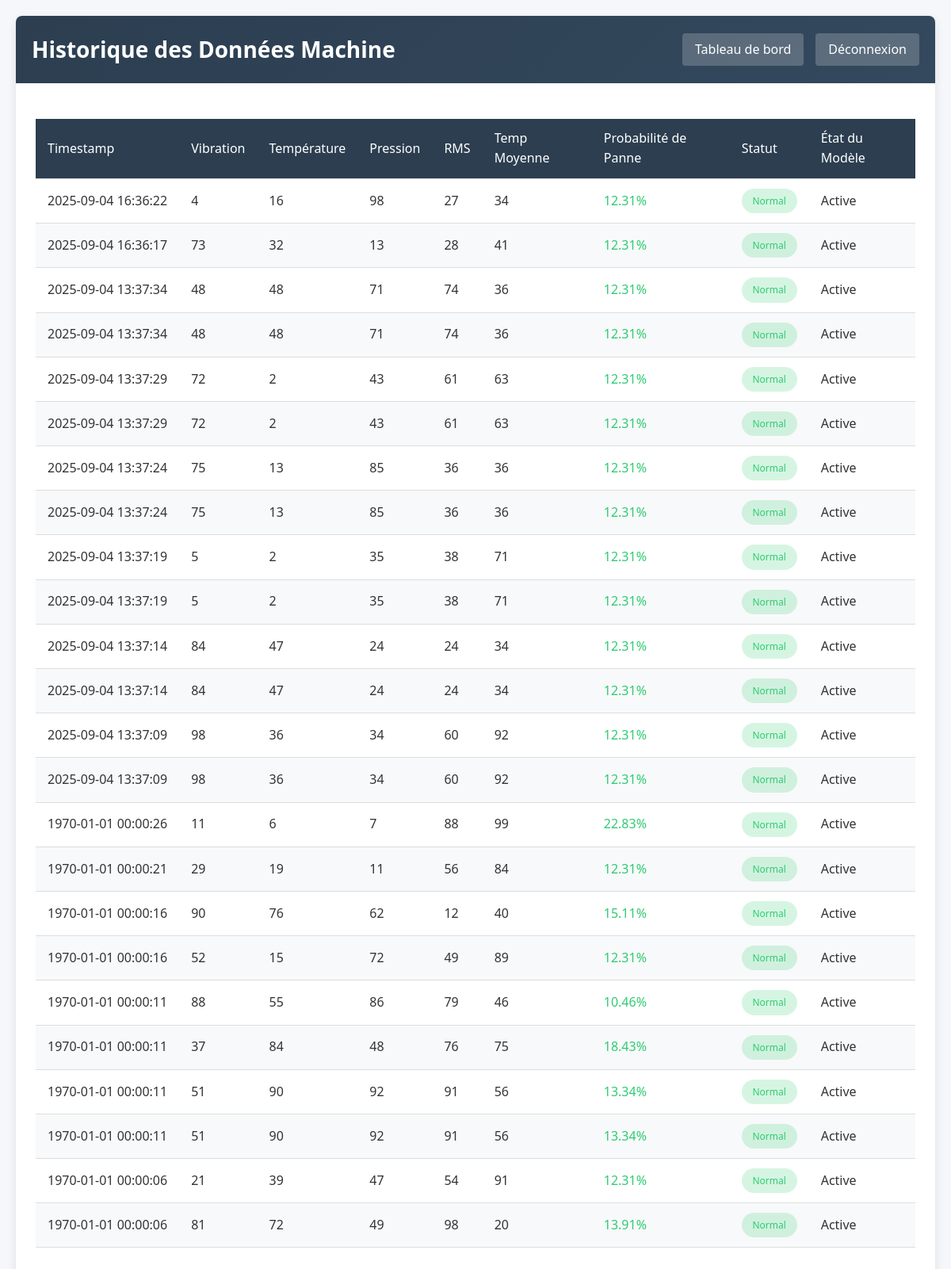
Before: /history (signed in) with the older database file.
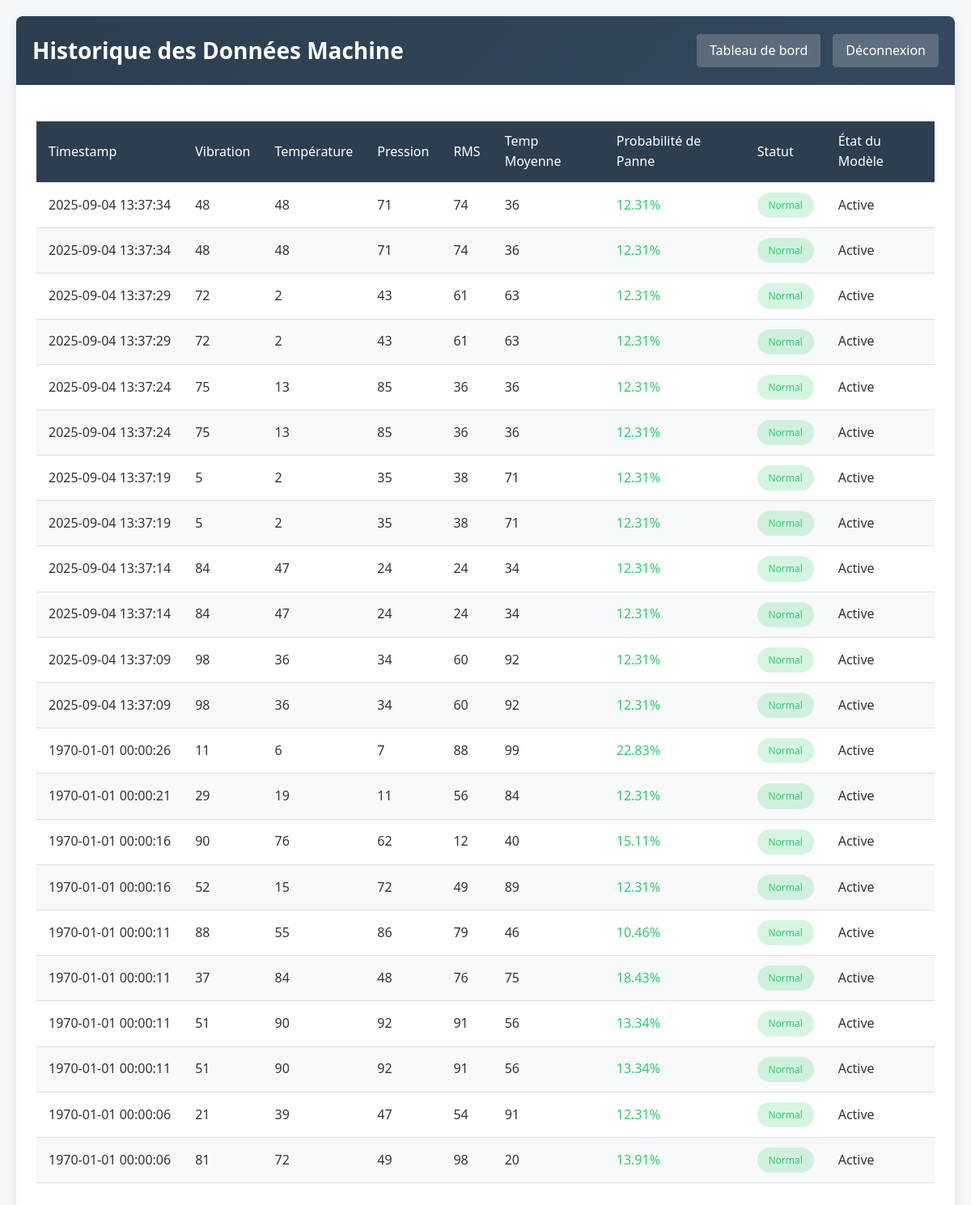
After: the same page with the newer database file.
### tables this page shows
CREATE TABLE machine_history (
            id INTEGER PRIMARY KEY AUTOINCREMENT,
            timestamp REAL,
            vibration INTEGER,
            temperature INTEGER,
            pressure INTEGER,
            rms INTEGER,
            mean_temp INTEGER,
            fault_probability REAL,
            is_fault BOOLEAN,
            model_status TEXT
        );

### app.py (the view)
    def wrap(*args, **kwargs):
        if 'username' not in session:
            return redirect(url_for('login'))
        return f(*args, **kwargs)

### app.py (called while the page is built)
def login_required(f):
    def wrap(*args, **kwargs):
        if 'username' not in session:
            return redirect(url_for('login'))
        return f(*args, **kwargs)
    wrap.__name__ = f.__name__
    return wrap

@app.template_filter('datetimeformat')
def datetimeformat(value, format='%Y-%m-%d %H:%M:%S'):
    try:
        if isinstance(value, (int, float)):
            if value > 1e10:  # Si c'est en millisecondes
                value = value / 1000
            return datetime.fromtimestamp(value).strftime(format)
        return str(value)
    except (ValueError, TypeError, OSError):
        return "Format invalide"

### templates/history.html (shortened to what this page needs)
<!DOCTYPE html>
<html lang="fr">
<head>
</head>
<body>
    <div class="container">
        <header>
            <div class="header-content">
                <h1>Historique des Données Machine</h1>
                <div class="nav">
                    <a href="/">Tableau de bord</a>
                    <a href="/logout">Déconnexion</a>
                </div>
            </div>
        </header>
        <div class="table-container">
            {% if history %}
            <table>
                <thead>
                    <tr>
                        <th>Timestamp</th>
                        <th>Vibration</th>
                        <th>Température</th>
                        <th>Pression</th>
                        <th>RMS</th>
                        <th>Temp Moyenne</th>
                        <th>Probabilité de Panne</th>
                        <th>Statut</th>
                        <th>État du Modèle</th>
                    </tr>
                </thead>
                <tbody>
                    {% for entry in history %}
                    {% set probability = (entry.ml_prediction.fault_probability * 100) | round(2) %}
                    {% set prob_class = "high-prob" if probability > 70 else "medium-prob" if probability > 30 else "low-prob" %}
                    <tr>
                        <td class="timestamp-cell">
                            {% if entry.timestamp is number %}
                                {{ entry.timestamp | datetimeformat }}
                            {% else %}
                                {{ entry.timestamp }}
                            {% endif %}
                        </td>
                        <td>{{ entry.parametres_machine[0] }}</td>
                        <td>{{ entry.parametres_machine[1] }}</td>
                        <td>{{ entry.parametres_machine[2] }}</td>
                        <td>{{ entry.parametres_machine[3] }}</td>
                        <td>{{ entry.parametres_machine[4] }}</td>
                        <td class="probability-cell {{ prob_class }}">{{ probability }}%</td>
                        <td>
                            <span class="status-badge {% if entry.ml_prediction.is_fault %}status-fault{% else %}status-normal{% endif %}">
                                {% if entry.ml_prediction.is_fault %}Panne{% else %}Normal{% endif %}
                            </span>
                        </td>
                        <td>{{ entry.ml_prediction.model_status }}</td>
                    </tr>
                    {% endfor %}
                </tbody>
            </table>
            {% else %}
            <div class="no-data">
                <p>Aucune donnée historique disponible pour le moment.</p>
                <p>Les données apparaitront ici une fois que le système commencera à recevoir des données MQTT.</p>
            </div>
            {% endif %}
        </div>
    </div>
</body>
</html>

Changed rows visible on the page:
removed machine_history: timestamp "2025-09-04 16:36:22", vibration "4", temperature "16", pressure "98", rms "27", mean_temp "34", probability "12.31", is_fault "Normal", ml_prediction.model_status "Active"
removed machine_history: timestamp "2025-09-04 16:36:17", vibration "73", temperature "32", pressure "13", rms "28", mean_temp "41", probability "12.31", is_fault "Normal", ml_prediction.model_status "Active"
